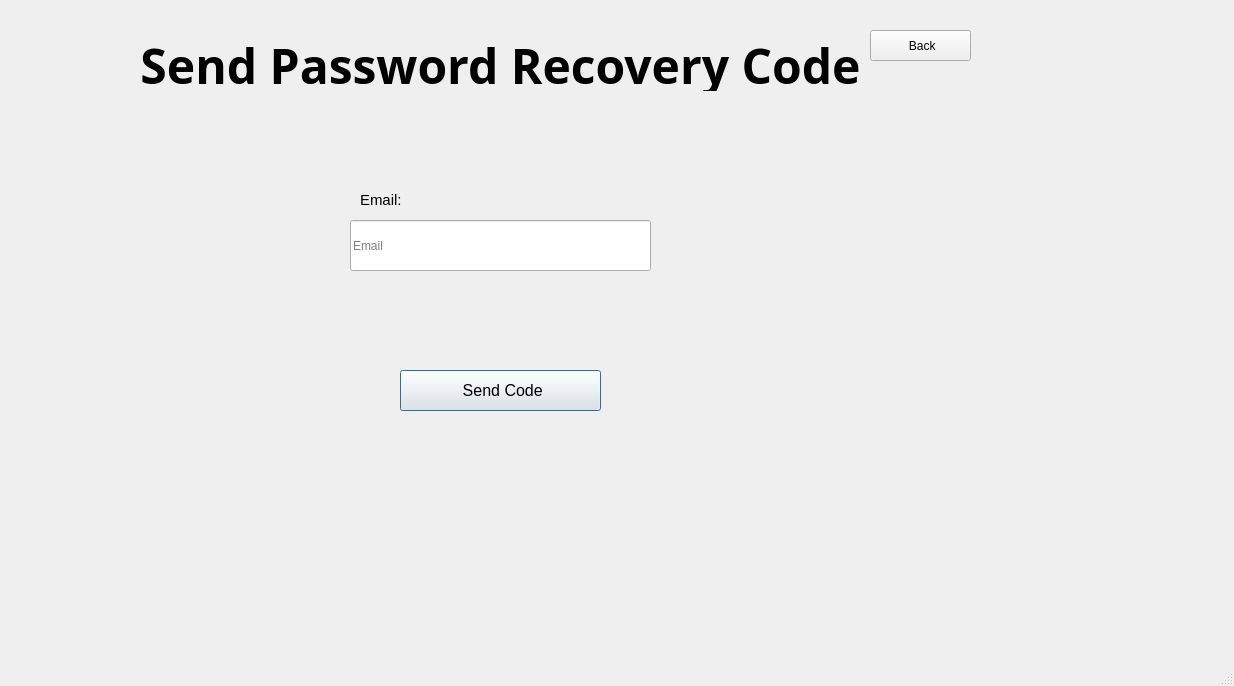
<?xml version='1.0' encoding='utf-8'?>
<ui version="4.0">
 <class>IdanCloud</class>
 <widget class="QMainWindow" name="IdanCloud">
  <property name="geometry">
   <rect>
    <x>0</x>
    <y>0</y>
    <width>1234</width>
    <height>686</height>
   </rect>
  </property>
  <property name="acceptDrops">
   <bool>false</bool>
  </property>
  <property name="windowTitle">
   <string>IdanCloud</string>
  </property>
  <property name="styleSheet">
   <string notr="true" />
  </property>
  <widget class="QWidget" name="centralwidget">
   <widget class="QLabel" name="label">
    <property name="geometry">
     <rect>
      <x>50</x>
      <y>40</y>
      <width>901</width>
      <height>51</height>
     </rect>
    </property>
    <property name="font">
     <font>
      <family>Trebuchet MS</family>
      <pointsize>36</pointsize>
      <bold>true</bold>
     </font>
    </property>
    <property name="layoutDirection">
     <enum>Qt::LayoutDirection::LeftToRight</enum>
    </property>
    <property name="styleSheet">
     <string notr="true">.btn {
    margin: 1rem;
    font-size: 1.2rem;
    color: var(--text);
    padding: 0.7rem 2rem;
    border-radius: 30em;
    border-style: none;
    text-transform: uppercase;
    letter-spacing: 2px;
    background-color: transparent;
    box-shadow: 1px 1px 10px #000000;
    transition: all .3s ease;
    opacity: 0.8;
}</string>
    </property>
    <property name="text">
     <string>Send Password Recovery Code</string>
    </property>
    <property name="scaledContents">
     <bool>true</bool>
    </property>
    <property name="alignment">
     <set>Qt::AlignmentFlag::AlignCenter</set>
    </property>
   </widget>
   <widget class="QWidget" name="gridLayoutWidget">
    <property name="geometry">
     <rect>
      <x>0</x>
      <y>0</y>
      <width>2</width>
      <height>2</height>
     </rect>
    </property>
    <layout class="QGridLayout" name="gridLayout" />
   </widget>
   <widget class="QLineEdit" name="email">
    <property name="geometry">
     <rect>
      <x>350</x>
      <y>220</y>
      <width>301</width>
      <height>51</height>
     </rect>
    </property>
    <property name="alignment">
     <set>Qt::AlignmentFlag::AlignLeading|Qt::AlignmentFlag::AlignLeft|Qt::AlignmentFlag::AlignVCenter</set>
    </property>
    <property name="placeholderText">
     <string>Email</string>
    </property>
   </widget>
   <widget class="QLabel" name="email_label">
    <property name="geometry">
     <rect>
      <x>360</x>
      <y>190</y>
      <width>211</width>
      <height>21</height>
     </rect>
    </property>
    <property name="font">
     <font>
      <pointsize>11</pointsize>
     </font>
    </property>
    <property name="text">
     <string>&lt;html&gt;&lt;head/&gt;&lt;body&gt;&lt;p&gt;&lt;span&gt;Email:&lt;/span&gt;&lt;/p&gt;&lt;/body&gt;&lt;/html&gt;</string>
    </property>
    <property name="alignment">
     <set>Qt::AlignmentFlag::AlignLeading|Qt::AlignmentFlag::AlignLeft|Qt::AlignmentFlag::AlignVCenter</set>
    </property>
   </widget>
   <widget class="QPushButton" name="back_button">
    <property name="geometry">
     <rect>
      <x>870</x>
      <y>30</y>
      <width>101</width>
      <height>31</height>
     </rect>
    </property>
    <property name="styleSheet">
     <string notr="true" />
    </property>
    <property name="text">
     <string> Back</string>
    </property>
    <property name="iconSize">
     <size>
      <width>20</width>
      <height>20</height>
     </size>
    </property>
   </widget>
   <widget class="QPushButton" name="send_code_button">
    <property name="geometry">
     <rect>
      <x>400</x>
      <y>370</y>
      <width>201</width>
      <height>41</height>
     </rect>
    </property>
    <property name="font">
     <font>
      <pointsize>12</pointsize>
     </font>
    </property>
    <property name="styleSheet">
     <string notr="true" />
    </property>
    <property name="text">
     <string> Send Code</string>
    </property>
    <property name="iconSize">
     <size>
      <width>20</width>
      <height>20</height>
     </size>
    </property>
    <property name="default">
     <bool>true</bool>
    </property>
   </widget>
   <widget class="QLabel" name="message">
    <property name="geometry">
     <rect>
      <x>0</x>
      <y>300</y>
      <width>1001</width>
      <height>51</height>
     </rect>
    </property>
    <property name="text">
     <string />
    </property>
    <property name="alignment">
     <set>Qt::AlignmentFlag::AlignCenter</set>
    </property>
   </widget>
  </widget>
  <widget class="QStatusBar" name="statusbar" />
 </widget>
 <resources />
 <connections />
</ui>
